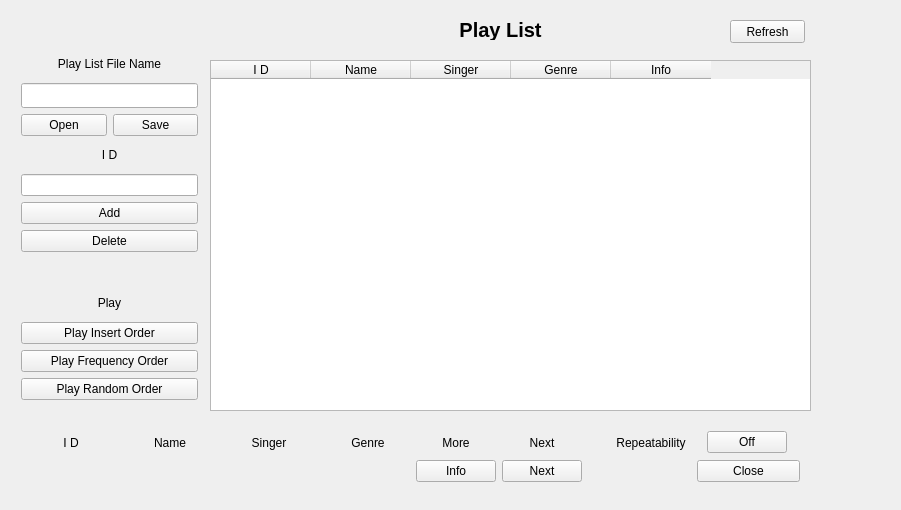
<?xml version="1.0" encoding="UTF-8"?>
<ui version="4.0">
 <class>PlayListWidget</class>
 <widget class="QWidget" name="PlayListWidget">
  <property name="geometry">
   <rect>
    <x>0</x>
    <y>0</y>
    <width>901</width>
    <height>510</height>
   </rect>
  </property>
  <property name="windowTitle">
   <string>PlayListWidget</string>
  </property>
  <widget class="QTableWidget" name="PlayList">
   <property name="geometry">
    <rect>
     <x>210</x>
     <y>60</y>
     <width>601</width>
     <height>351</height>
    </rect>
   </property>
   <property name="gridStyle">
    <enum>Qt::NoPen</enum>
   </property>
   <property name="columnCount">
    <number>5</number>
   </property>
   <column>
    <property name="text">
     <string>I D</string>
    </property>
   </column>
   <column>
    <property name="text">
     <string>Name</string>
    </property>
   </column>
   <column>
    <property name="text">
     <string>Singer</string>
    </property>
   </column>
   <column>
    <property name="text">
     <string>Genre</string>
    </property>
   </column>
   <column>
    <property name="text">
     <string>Info</string>
    </property>
   </column>
  </widget>
  <widget class="QLabel" name="label_2">
   <property name="geometry">
    <rect>
     <x>0</x>
     <y>20</y>
     <width>1001</width>
     <height>20</height>
    </rect>
   </property>
   <property name="font">
    <font>
     <pointsize>15</pointsize>
     <weight>75</weight>
     <bold>true</bold>
    </font>
   </property>
   <property name="text">
    <string>Play List</string>
   </property>
   <property name="alignment">
    <set>Qt::AlignCenter</set>
   </property>
  </widget>
  <widget class="QWidget" name="verticalLayoutWidget_2">
   <property name="geometry">
    <rect>
     <x>10</x>
     <y>40</y>
     <width>199</width>
     <height>371</height>
    </rect>
   </property>
   <layout class="QVBoxLayout" name="verticalLayout_2">
    <item>
     <layout class="QVBoxLayout" name="verticalLayout">
      <item>
       <widget class="QLabel" name="label">
        <property name="text">
         <string>Play List File Name</string>
        </property>
        <property name="alignment">
         <set>Qt::AlignCenter</set>
        </property>
       </widget>
      </item>
      <item>
       <widget class="QLineEdit" name="edit_fstream">
        <property name="minimumSize">
         <size>
          <width>0</width>
          <height>25</height>
         </size>
        </property>
        <property name="maximumSize">
         <size>
          <width>16777215</width>
          <height>25</height>
         </size>
        </property>
        <property name="baseSize">
         <size>
          <width>0</width>
          <height>25</height>
         </size>
        </property>
       </widget>
      </item>
      <item>
       <layout class="QHBoxLayout" name="horizontalLayout_2">
        <item>
         <widget class="QPushButton" name="push_open">
          <property name="text">
           <string>Open</string>
          </property>
         </widget>
        </item>
        <item>
         <widget class="QPushButton" name="push_save">
          <property name="text">
           <string>Save</string>
          </property>
         </widget>
        </item>
       </layout>
      </item>
      <item>
       <widget class="QLabel" name="label_3">
        <property name="text">
         <string>I D</string>
        </property>
        <property name="alignment">
         <set>Qt::AlignCenter</set>
        </property>
       </widget>
      </item>
      <item>
       <widget class="QLineEdit" name="edit_add"/>
      </item>
      <item>
       <widget class="QPushButton" name="push_add">
        <property name="text">
         <string>Add</string>
        </property>
       </widget>
      </item>
      <item>
       <widget class="QPushButton" name="push_delete">
        <property name="text">
         <string>Delete</string>
        </property>
       </widget>
      </item>
      <item>
       <widget class="QLabel" name="label_5">
        <property name="text">
         <string/>
        </property>
       </widget>
      </item>
      <item>
       <widget class="QLabel" name="label_8">
        <property name="text">
         <string>Play</string>
        </property>
        <property name="alignment">
         <set>Qt::AlignCenter</set>
        </property>
       </widget>
      </item>
      <item>
       <widget class="QPushButton" name="push_pinsert">
        <property name="text">
         <string>Play Insert Order</string>
        </property>
       </widget>
      </item>
      <item>
       <widget class="QPushButton" name="push_pfrequency">
        <property name="text">
         <string>Play Frequency Order</string>
        </property>
       </widget>
      </item>
      <item>
       <widget class="QPushButton" name="push_random">
        <property name="text">
         <string>Play Random Order</string>
        </property>
       </widget>
      </item>
     </layout>
    </item>
   </layout>
  </widget>
  <widget class="QWidget" name="horizontalLayoutWidget">
   <property name="geometry">
    <rect>
     <x>10</x>
     <y>420</y>
     <width>801</width>
     <height>73</height>
    </rect>
   </property>
   <layout class="QHBoxLayout" name="horizontalLayout">
    <item>
     <layout class="QVBoxLayout" name="verticalLayout_4">
      <item>
       <layout class="QHBoxLayout" name="horizontalLayout_6">
        <item>
         <widget class="QLabel" name="label_16">
          <property name="minimumSize">
           <size>
            <width>100</width>
            <height>0</height>
           </size>
          </property>
          <property name="font">
           <font>
            <pointsize>9</pointsize>
           </font>
          </property>
          <property name="text">
           <string>I D</string>
          </property>
          <property name="alignment">
           <set>Qt::AlignCenter</set>
          </property>
         </widget>
        </item>
        <item>
         <widget class="QLabel" name="label_17">
          <property name="minimumSize">
           <size>
            <width>100</width>
            <height>0</height>
           </size>
          </property>
          <property name="font">
           <font>
            <pointsize>9</pointsize>
           </font>
          </property>
          <property name="text">
           <string>Name</string>
          </property>
          <property name="alignment">
           <set>Qt::AlignCenter</set>
          </property>
         </widget>
        </item>
        <item>
         <widget class="QLabel" name="label_18">
          <property name="minimumSize">
           <size>
            <width>100</width>
            <height>0</height>
           </size>
          </property>
          <property name="font">
           <font>
            <pointsize>9</pointsize>
           </font>
          </property>
          <property name="text">
           <string>Singer</string>
          </property>
          <property name="alignment">
           <set>Qt::AlignCenter</set>
          </property>
         </widget>
        </item>
        <item>
         <widget class="QLabel" name="label_19">
          <property name="minimumSize">
           <size>
            <width>100</width>
            <height>0</height>
           </size>
          </property>
          <property name="font">
           <font>
            <pointsize>9</pointsize>
           </font>
          </property>
          <property name="text">
           <string>Genre</string>
          </property>
          <property name="alignment">
           <set>Qt::AlignCenter</set>
          </property>
         </widget>
        </item>
        <item>
         <widget class="QLabel" name="label_20">
          <property name="minimumSize">
           <size>
            <width>80</width>
            <height>0</height>
           </size>
          </property>
          <property name="font">
           <font>
            <pointsize>9</pointsize>
           </font>
          </property>
          <property name="text">
           <string>More</string>
          </property>
          <property name="alignment">
           <set>Qt::AlignCenter</set>
          </property>
         </widget>
        </item>
        <item>
         <widget class="QLabel" name="label_21">
          <property name="minimumSize">
           <size>
            <width>80</width>
            <height>0</height>
           </size>
          </property>
          <property name="font">
           <font>
            <pointsize>9</pointsize>
           </font>
          </property>
          <property name="text">
           <string>Next</string>
          </property>
          <property name="alignment">
           <set>Qt::AlignCenter</set>
          </property>
         </widget>
        </item>
       </layout>
      </item>
      <item>
       <layout class="QHBoxLayout" name="horizontalLayout_5">
        <item>
         <widget class="QLabel" name="text_id">
          <property name="minimumSize">
           <size>
            <width>100</width>
            <height>0</height>
           </size>
          </property>
          <property name="font">
           <font>
            <pointsize>9</pointsize>
           </font>
          </property>
          <property name="text">
           <string/>
          </property>
          <property name="alignment">
           <set>Qt::AlignCenter</set>
          </property>
         </widget>
        </item>
        <item>
         <widget class="QLabel" name="text_name">
          <property name="minimumSize">
           <size>
            <width>100</width>
            <height>0</height>
           </size>
          </property>
          <property name="text">
           <string/>
          </property>
         </widget>
        </item>
        <item>
         <widget class="QLabel" name="text_singer">
          <property name="minimumSize">
           <size>
            <width>100</width>
            <height>0</height>
           </size>
          </property>
          <property name="text">
           <string/>
          </property>
         </widget>
        </item>
        <item>
         <widget class="QLabel" name="text_genre">
          <property name="minimumSize">
           <size>
            <width>100</width>
            <height>0</height>
           </size>
          </property>
          <property name="font">
           <font>
            <pointsize>9</pointsize>
           </font>
          </property>
          <property name="text">
           <string/>
          </property>
          <property name="alignment">
           <set>Qt::AlignCenter</set>
          </property>
         </widget>
        </item>
        <item>
         <widget class="QPushButton" name="now_info">
          <property name="minimumSize">
           <size>
            <width>80</width>
            <height>0</height>
           </size>
          </property>
          <property name="text">
           <string>Info</string>
          </property>
         </widget>
        </item>
        <item>
         <widget class="QPushButton" name="now_next">
          <property name="minimumSize">
           <size>
            <width>80</width>
            <height>0</height>
           </size>
          </property>
          <property name="text">
           <string>Next</string>
          </property>
         </widget>
        </item>
       </layout>
      </item>
     </layout>
    </item>
    <item>
     <layout class="QVBoxLayout" name="verticalLayout_3">
      <item>
       <layout class="QHBoxLayout" name="horizontalLayout_3">
        <item>
         <widget class="QLabel" name="label_9">
          <property name="text">
           <string/>
          </property>
         </widget>
        </item>
        <item>
         <widget class="QLabel" name="label_4">
          <property name="minimumSize">
           <size>
            <width>100</width>
            <height>0</height>
           </size>
          </property>
          <property name="maximumSize">
           <size>
            <width>200</width>
            <height>16777215</height>
           </size>
          </property>
          <property name="text">
           <string>Repeatability</string>
          </property>
          <property name="alignment">
           <set>Qt::AlignCenter</set>
          </property>
         </widget>
        </item>
        <item>
         <widget class="QPushButton" name="push_repeat">
          <property name="maximumSize">
           <size>
            <width>200</width>
            <height>16777215</height>
           </size>
          </property>
          <property name="text">
           <string>Off</string>
          </property>
         </widget>
        </item>
        <item>
         <widget class="QLabel" name="label_6">
          <property name="text">
           <string/>
          </property>
         </widget>
        </item>
       </layout>
      </item>
      <item>
       <layout class="QHBoxLayout" name="horizontalLayout_4">
        <item>
         <widget class="QLabel" name="label_7">
          <property name="minimumSize">
           <size>
            <width>70</width>
            <height>0</height>
           </size>
          </property>
          <property name="maximumSize">
           <size>
            <width>200</width>
            <height>16777215</height>
           </size>
          </property>
          <property name="text">
           <string/>
          </property>
         </widget>
        </item>
        <item>
         <widget class="QPushButton" name="push_close">
          <property name="maximumSize">
           <size>
            <width>200</width>
            <height>16777215</height>
           </size>
          </property>
          <property name="text">
           <string>Close</string>
          </property>
         </widget>
        </item>
       </layout>
      </item>
     </layout>
    </item>
   </layout>
  </widget>
  <widget class="QPushButton" name="push_refresh">
   <property name="geometry">
    <rect>
     <x>730</x>
     <y>20</y>
     <width>75</width>
     <height>23</height>
    </rect>
   </property>
   <property name="text">
    <string>Refresh</string>
   </property>
  </widget>
 </widget>
 <layoutdefault spacing="6" margin="11"/>
 <resources/>
 <connections/>
</ui>
